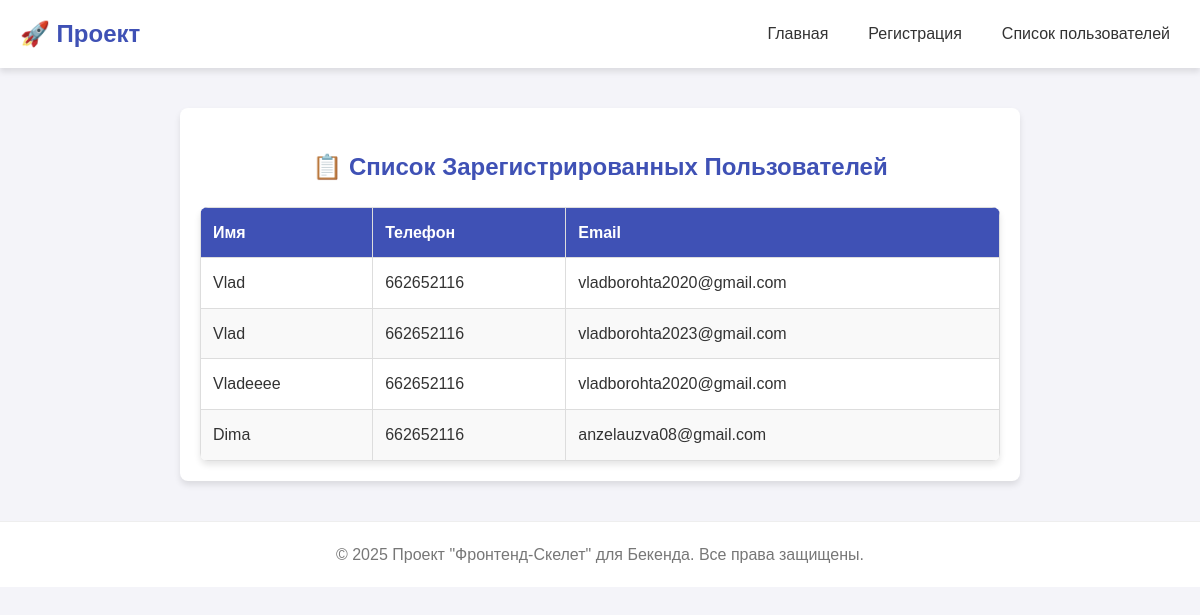
/users/, run on the app's committed database.
### Home1/models.py (models this page shows)
class UserProfile(models.Model): # Лучше назвать модель в соответствии с её целью
    name = models.CharField(max_length=100) # Вместо text
    phone = models.IntegerField() # Вместо number
    email = models.EmailField()

### Home1/views.py (the view)
# urls.py: path("users/", views.users, name="users"),
def users(request):
    all_users = UserProfile.objects.all()
    contex = {
        'users': all_users
    }
    return render(request, template_name="users.html", context=contex)

### templates/users.html (shortened to what this page needs)
{% extends "base.html" %}
{% block content %}
    <main class="container">
        <h2>📋 Список Зарегистрированных Пользователей</h2>
        <table class="user-table">
            <thead>
                <tr>
                    <th>Имя</th>
                    <th>Телефон</th>
                    <th>Email</th>
                </tr>
            </thead>
            <tbody>
                {% for user in users %}
                <tr>
                    <td>{{ user.name }}</td>
                    <td>{{ user.phone }}</td>
                    <td>{{ user.email }}</td>
                </tr>
                {% endfor %}
            </tbody>
        </table>
    </main>
    <footer>
        &copy; 2025 Проект "Фронтенд-Скелет" для Бекенда. Все права защищены.
    </footer>
{% endblock %}

### static/css/style.css (style rules this page uses)
:root { --primary-color: #3f51b5; --accent-color: #00bcd4; --text-color: #333; --background-color: #f4f4f9; --light-bg-color: #fff; --shadow-light: 0 4px 6px rgba(0, 0, 0, 0.1); --shadow-hover: 0 6px 10px rgba(0, 0, 0, 0.15); --border-radius: 8px; }
body { font-family: 'Arial', sans-serif; margin: 0; padding: 0; background-color: var(--background-color); color: var(--text-color); line-height: 1.6; }
.container { max-width: 800px; margin: 40px auto; padding: 20px; background-color: var(--light-bg-color); border-radius: var(--border-radius); box-shadow: var(--shadow-light); }
h1, h2 { color: var(--primary-color); text-align: center; margin-bottom: 20px; }
.user-table { width: 100%; border-collapse: collapse; margin-top: 20px; box-shadow: var(--shadow-light); border-radius: var(--border-radius); overflow: hidden; }
.user-table th, .user-table td { border: 1px solid #ddd; padding: 12px; text-align: left; }
.user-table th { background-color: var(--primary-color); color: white; font-weight: bold; }
.user-table tr:nth-child(even) { background-color: #f9f9f9; }
footer { text-align: center; padding: 20px; margin-top: 40px; background-color: var(--light-bg-color); color: #777; border-top: 1px solid #eee; }

### data on the page
UserProfile: name "Vlad", phone "662652116", email "vladborohta2020@gmail.com"
UserProfile: name "Vlad", phone "662652116", email "vladborohta2023@gmail.com"
UserProfile: name "Vladееее", phone "662652116", email "vladborohta2020@gmail.com"
UserProfile: name "Dima", phone "662652116", email "anzelauzva08@gmail.com"
